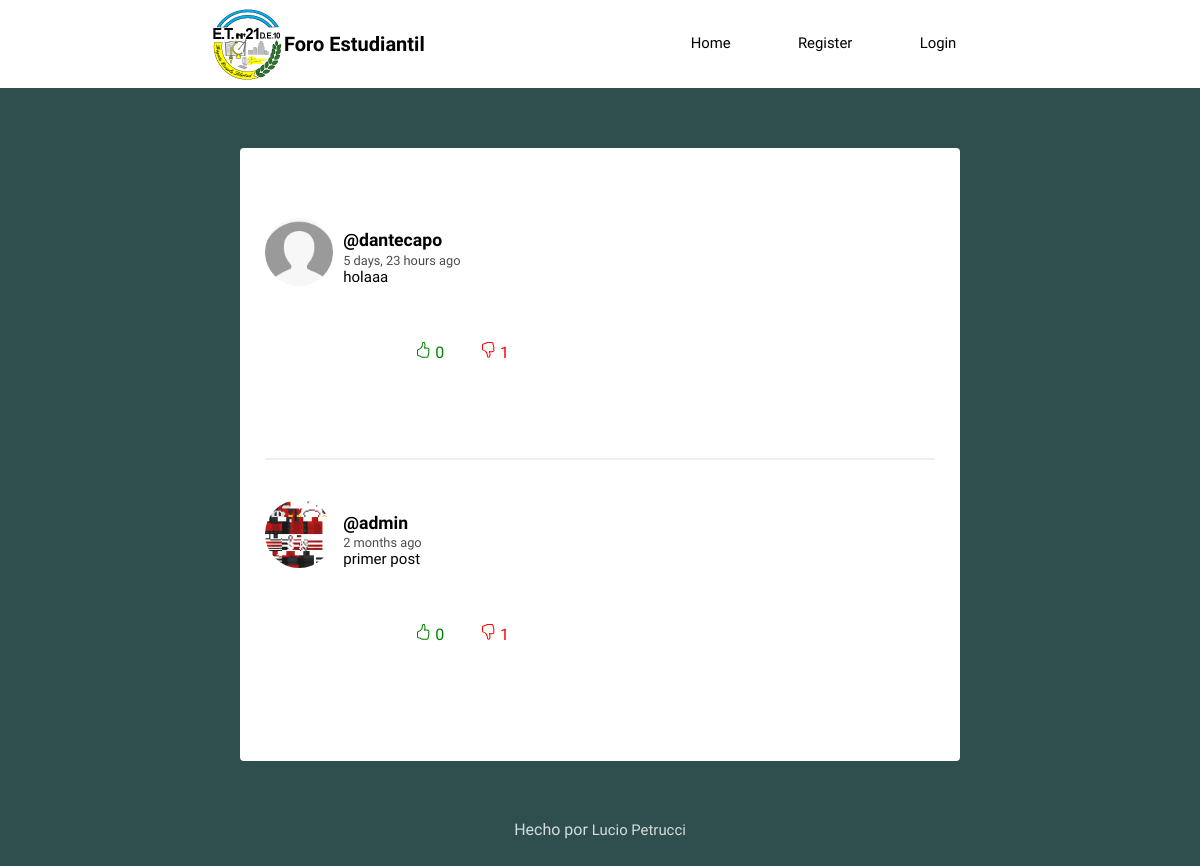
The app's page /, older data.
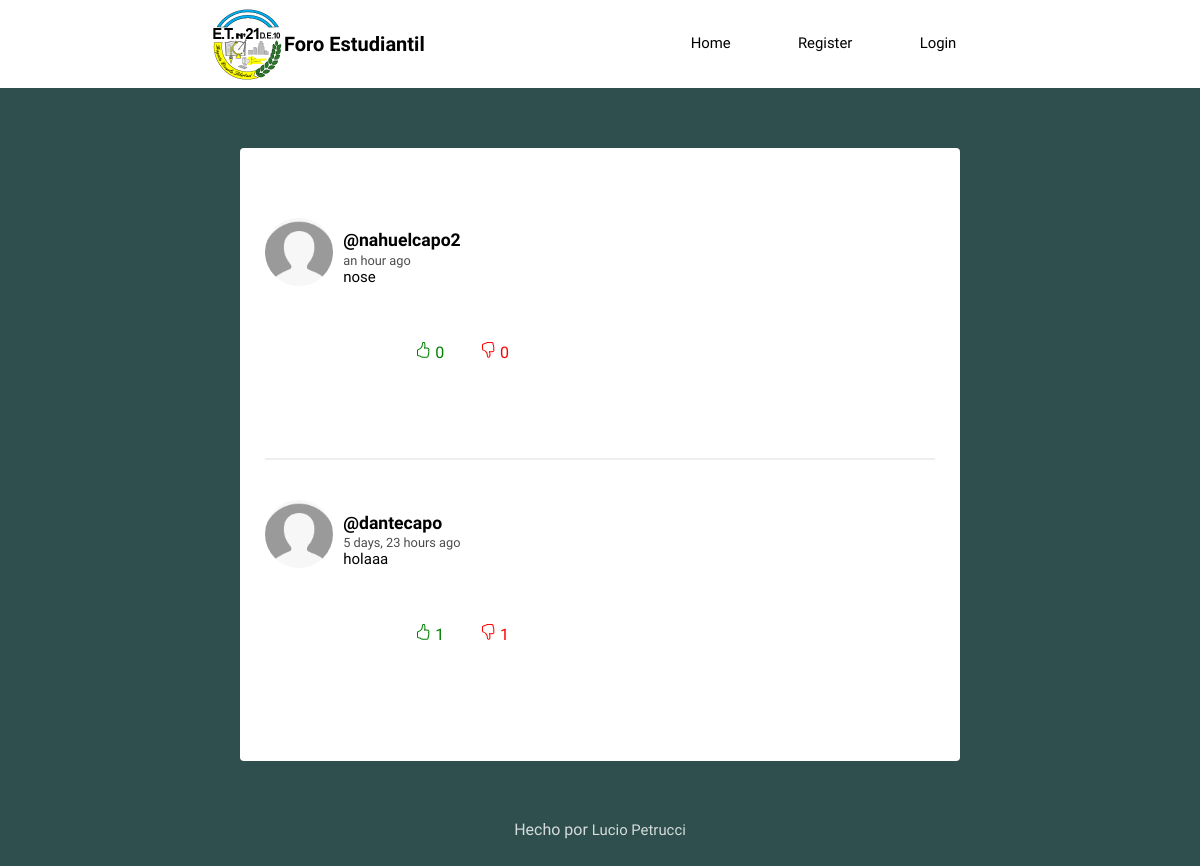
The same page, newer data.
### social/models.py (models this page shows, shortened)
class Post(models.Model):
	user = models.ForeignKey(User, on_delete=models.CASCADE, related_name='posts')
	timestamp = models.DateTimeField(default=timezone.now)
	content = models.TextField()
	likes = models.ManyToManyField(User, related_name='post_likes')
	dislikes = models.ManyToManyField(User, related_name='post_dislikes')
	class Meta:
		ordering = ['-timestamp']

class Profile(models.Model):
    user = models.OneToOneField(User,on_delete=CASCADE)
    image = models.ImageField(default='batman.png', upload_to='profile_pics')

### social/views.py (the view)
# urls.py: path("", views.feed, name="feed"),
def feed(request):
    posts = Post.objects.all()
    ctx = {'posts':posts, 'guest': request.user}
    if request.method == 'POST' and 'delete' in request.POST:
        Post.objects.filter(id=request.POST['delete']).delete()
        return redirect('feed')
    if request.method == 'POST' and 'like' in request.POST:
        post = Post.objects.get(id=request.POST['like'])
        post.likes.add(request.user)
        post.dislikes.remove(request.user)
    if request.method == 'POST' and 'dislike' in request.POST:
        post = Post.objects.get(id=request.POST['dislike'])
        post.dislikes.add(request.user)
        post.likes.remove(request.user)
    return render(request, 'social/feed.html', ctx)

### social/templates/social/feed.html (shortened to what this page needs)
{% extends 'social/layout.html' %}
{% load humanize %}
{% block content %}
{% for post in posts %}
<article>
    <div class="container-article">
        <img src="{{post.user.profile.image.url}}">
        <div>
            <h2 class="username"><a href="{% url 'profile' post.user.username%}">@{{post.user.username}}</a></h2>
            <time data-time="#">{{post.timestamp|naturaltime}}</time>
            <div class="post">{{post.content}}</div>
            <div class="likes">
                <form method="post">
                    <div class="like">
                            <div>
                                <span>{{post.likes.count}}</span>
                            </div>
                    </div>
                    <div class="dislike">
                            <div>
                            <span>{{post.dislikes.count}}</span>
                        </div>
                    </div>
                </form>
            </div>
        </div>
    </div>
</article>
{% endfor %}
{% endblock %}

Row changes from the older to the newer data that the page shows:
removed Post: user.profile.image (picture), user.username "admin", timestamp "2 months ago", content "primer post", likes.count "0", dislikes.count "1"
added Post: user.profile.image (picture), user.username "nahuelcapo2", timestamp "an hour ago", content "nose", likes.count "0", dislikes.count "0"
computed for Post "holaaa": likes.count "0" → "1"
